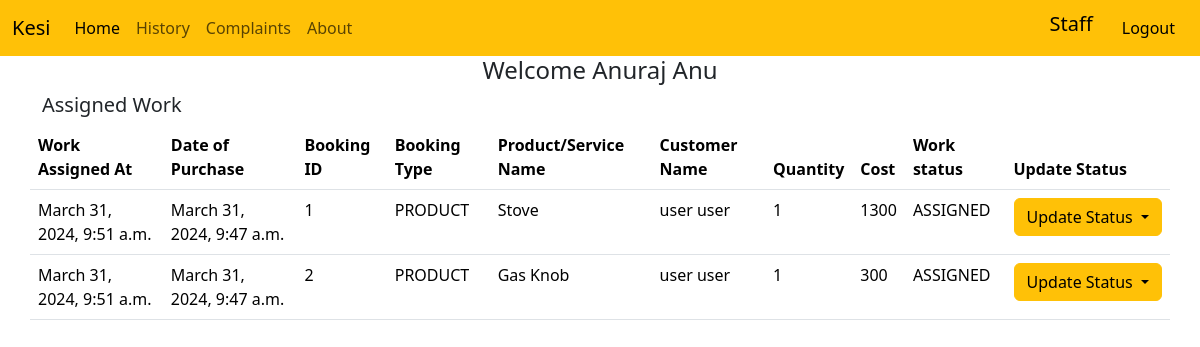
Screenshot of /staff (signed in) with the database file from the repository.
### agencyapp/models.py (models this page shows)
class User(AbstractUser):
    contact=models.IntegerField(default= 0)
    branch_id = models.ForeignKey(Branch, on_delete=models.CASCADE, default=1)
    location=models.CharField(max_length=30)
    address=models.CharField(max_length=50)
    group_id=models.ForeignKey(Group, on_delete=models.CASCADE, default=2)

class Work(models.Model):
    work_status = models.CharField(max_length = 30, default = 'ASSIGNED')
    booking_id = models.ForeignKey(Bookings, on_delete=models.CASCADE)
    staff_id = models.ForeignKey(User, on_delete=models.CASCADE)
    created_at =  models.DateTimeField(auto_now_add = True)
    branch_id = models.ForeignKey(Branch, on_delete=models.CASCADE)
    work_complete_date = models.DateTimeField(blank =True, null = True)

class Bookings(models.Model):
    product_id = models.ForeignKey(Product, on_delete = models.CASCADE, blank = True, null = True)
    user_id = models.ForeignKey(User, on_delete=models.CASCADE)
    cost = models.IntegerField()
    booking_type = models.CharField(max_length=30, default='PRODUCT')
    product_qty = models.IntegerField(blank = True, null = True)
    payment_status = models.CharField(max_length = 30)
    delivery_status = models.CharField(max_length = 30)
    work_assigned = models.BooleanField(default = False)
    service_id = models.ForeignKey(Service, on_delete=models.CASCADE, blank = True, null = True)
    created_at = models.DateTimeField(auto_now_add = True)

class Product(models.Model):
    product_name = models.CharField(max_length=50)
    product_description = models.CharField(max_length=300)
    product_rate = models.IntegerField(default = 0)
    stock = models.IntegerField(default=0)
    branch_id = models.ForeignKey(Branch, on_delete=models.CASCADE)

### agencyapp/views.py (the view, shortened to what this page needs)
# urls.py: path('staff', views.staff, name='staff'),
def staff(request):
    user_id = request.session['user_id']
    works = Work.objects.filter(staff_id = user_id, work_complete_date__isnull = True)
    return render(request, 'staff/staff.html',{'works':works})

### agencyapp/checklogin.py (called while the page is built)
    def __call__(self, request):
        allowed_paths = ['','logins','signup']
        if 'user_id' in request.session or request.path.strip('/') in allowed_paths:
            response = self.get_response(request)
            return response
        else:
            return redirect('loginpage')

### agencyapp/templates/staff/staff.html (shortened to what this page needs)
<!DOCTYPE html>
<html lang="en">
<head>
   <link href="https://cdn.jsdelivr.net/npm/bootstrap@5.3.2/dist/css/bootstrap.min.css" rel="stylesheet">
</head>
<body>
  {% include "staff/staff-nav.html"  %}
  <div class="container">
    <h4 class="text-center">Welcome {{ user.first_name }} {{ user.last_name}}</h4>
    <h5>Assigned Work</h5>
        <div class="row">
            <table class="table">
                <thead>
                    <tr>
                        <th scope="col">Work Assigned At</th>
                        <th scope="col">Date of Purchase</th>
                        <th scope="col">Booking ID</th>
                        <th scope="col">Booking Type</th>
                        <th scope="col">Product/Service Name</th>
                        <th scope="col">Customer Name</th>
                        <th scope="col">Quantity</th>
                        <th scope="col">Cost</th>
                        <th scope="col">Work status</th>
                        <th scope="col">Update Status</th>
                    </tr>
                </thead>
                <tbody>
                    {% for work in works %}
                    <tr>
                        <td>{{ work.created_at }}</td>
                        <td>{{work.booking_id.created_at}}</td>
                        <td>{{work.booking_id.id}}</td>
                        <td>{{ work.booking_id.booking_type }}</td>
                        {% if work.booking_id.booking_type == 'PRODUCT' %}
                        <td>{{ work.booking_id.product_id.product_name }}</td>
                        {% else %}
                        <td>{{ work.booking_id.service_id.service_name }}</td>
                        {% endif %}
                        <td>{{ work.booking_id.user_id.first_name }} {{ work.booking_id.user_id.last_name }}</td>
                        <td>{{ work.booking_id.product_qty }}</td>
                        <td>{{ work.booking_id.cost }}</td>
                        <td>{{ work.work_status }}</td>
                        <td>
                          <div class="dropdown">
                            <button class="btn btn-warning dropdown-toggle" type="button"
                                data-bs-toggle="dropdown" aria-expanded="false">
                                Update Status
                            </button>
                        </div>
                        </td>
                    </tr>
                    {% endfor %}
                </tbody>
            </table>
        </div>
  </div>
</body>
</html>

### rows the page displays
User: first_name "Anuraj", last_name "Anu"
Work: created_at "March 31, 2024, 9:51 a.m.", booking_id.created_at "March 31, 2024, 9:47 a.m.", booking_id.id "1", booking_id.booking_type "PRODUCT", booking_id.product_id.product_name "Stove", booking_id.user_id.first_name "user", booking_id.user_id.last_name "user", booking_id.product_qty "1", booking_id.cost "1300", work_status "ASSIGNED"
Work: created_at "March 31, 2024, 9:51 a.m.", booking_id.created_at "March 31, 2024, 9:47 a.m.", booking_id.id "2", booking_id.booking_type "PRODUCT", booking_id.product_id.product_name "Gas Knob", booking_id.user_id.first_name "user", booking_id.user_id.last_name "user", booking_id.product_qty "1", booking_id.cost "300", work_status "ASSIGNED"
